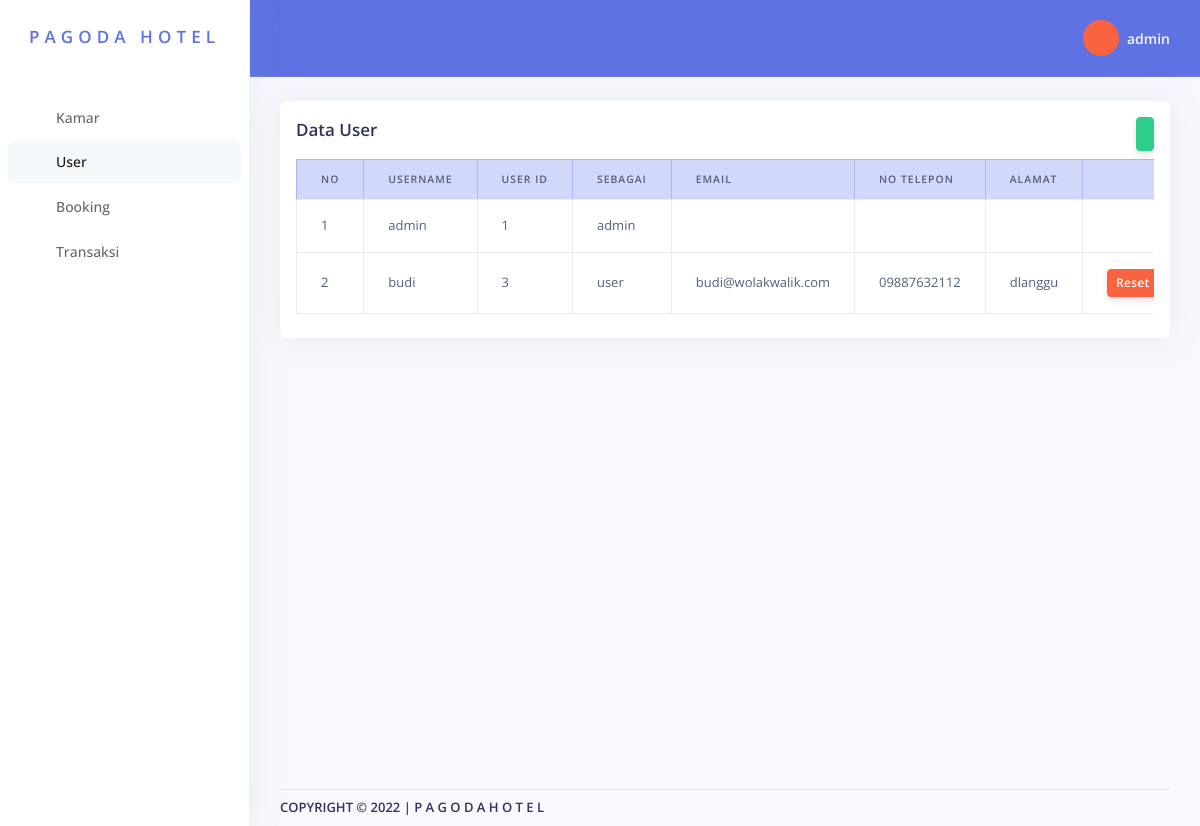
The page /admin/index.php?page=user (signed in) on the database its author committed.
### tables this page shows
CREATE TABLE `user`  (
  `id_user` int NOT NULL AUTO_INCREMENT,
  `username` varchar(255) NOT NULL,
  `roles` enum('user','admin') NOT NULL,
  `password` varchar(255) NOT NULL,
  `email` varchar(255) NOT NULL,
  `no_telp` varchar(15) NOT NULL,
  `alamat` longtext NOT NULL,
  PRIMARY KEY (`id_user`) USING BTREE
);

### admin/page/user.php (the view, shortened to what this page needs)
<div class="col-12">
	<div class="card shadow p-3">
		<div class="d-flex justify-content-between">
			<h3>Data User</h3>
			<a href="../register.php"class="btn btn-sm btn-success"><i class="las la-plus"></i></a>
		</div>
		<div class="table-responsive py-2">
			<table class="table align-items-center table-bordered">
				<thead class="table-primary">
					<tr>
						<th scope="col">No</th>
						<th scope="col">Username</th>
						<th scope="col">User ID</th>
						<th scope="col">Sebagai</th>
						<th scope="col">Email</th>
						<th scope="col">No Telepon</th>
						<th scope="col">Alamat</th>
						<th scope="col"></th>
					</tr>
				</thead>
				<tbody>
					<?php
					$query = $koneksi->query("SELECT * FROM user");
					$i = 1;
					foreach ($query as $row) :
					?>
						<tr>
							<td><?= $i ?></td>
							<td><?= $row['username'] ?></td>
							<td><?= $row['id_user'] ?></td>
							<td><?= $row['roles'] ?></td>
							<td><?= $row['email'] ?></td>
							<td><?= $row['no_telp'] ?></td>
							<td><?= $row['alamat'] ?></td>
							<td>
								<?php
									if($_SESSION['username']!=$row['username']) {
								?>
										<a href="./user/set.php?i=<?=$row['id_user']?>" type="button" class="btn btn-warning btn-sm">Reset Password</a>
								<?php
									}
								?>
							</td>
						</tr>
					<?php $i++;
					endforeach; ?>
				</tbody>
			</table>
		</div>
	</div>
</div>

### rows shown on the page
user: username "admin", id_user "1", roles "admin"
user: username "budi", id_user "3", roles "user", email "budi@wolakwalik.com", no_telp "09887632112", alamat "dlanggu"

### other values the page prints
$_SESSION['username'] "admin"
